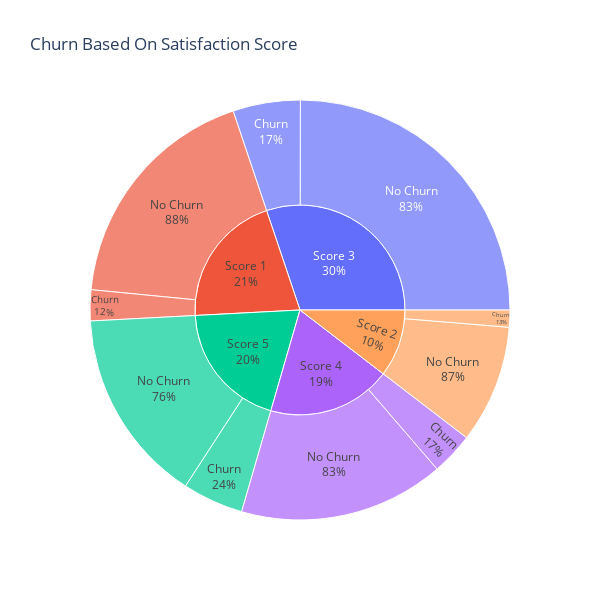

Source (notebook cell):
### Code cell
fig = px.sunburst(score, path = ['SatisfactionScore', 'Churn'], values = 'count', title = 'Churn Based On Satisfaction Score',
                 width = 600, height = 600)

fig.update_traces(textinfo = 'label + percent parent')
                  
fig.show()

### Figure 1 — Plotly figure (JSON) as saved in the notebook; plotly's stock layout.template omitted (floating-point values rounded to 4 significant figures)
{"data": [{"branchvalues": "total", "domain": {"x": [0, 1], "y": [0, 1]}, "hovertemplate": "labels=%{label}<br>count=%{value}<br>parent=%{parent}<br>id=%{id}<extra></extra>", "ids": ["Score 1/Churn", "Score 2/Churn", "Score 3/Churn", "Score 4/Churn", "Score 5/Churn", "Score 1/No Churn", "Score 2/No Churn", "Score 3/No Churn", "Score 4/No Churn", "Score 5/No Churn", "Score 1", "Score 2", "Score 3", "Score 4", "Score 5"], "labels": ["Churn", "Churn", "Churn", "Churn", "Churn", "No Churn", "No Churn", "No Churn", "No Churn", "No Churn", "Score 1", "Score 2", "Score 3", "Score 4", "Score 5"], "name": "", "parents": ["Score 1", "Score 2", "Score 3", "Score 4", "Score 5", "Score 1", "Score 2", "Score 3", "Score 4", "Score 5", "", "", "", "", ""], "textinfo": "label+percent parent", "type": "sunburst", "values": [134, 74, 292, 184, 264, 1030, 512, 1406, 890, 844, 1164, 586, 1698, 1074, 1108]}], "layout": {"height": 600, "legend": {"tracegroupgap": 0}, "title": {"text": "Churn Based On Satisfaction Score"}, "width": 600}}
